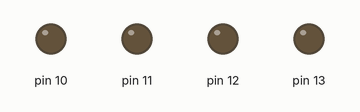
This sketch was run on a simulated Arduino Uno, built with avr-gcc and run on an emulated ATmega328P. Parts: output pins drawn as LEDs (lit = HIGH).

Above: at 2.1 s.
At 7.07 s:
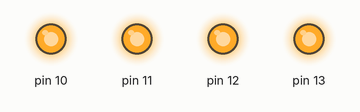
Timing chart, 0 to 7.4 s (numbered marks = the images above):
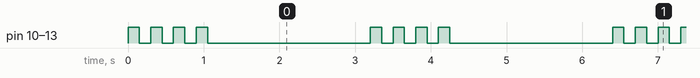

Measured:
- by itself, pin 10–13: repeats every 3.2 s: 3 × (LOW 0.15 s, HIGH 0.15 s), LOW 2.2 s, HIGH 0.15 s
- by itself, everything shown: repeats every 3.2 s, in 8 steps

The sketch:

Post-lab_5.ino
```cpp
/*
DGFN1131
Post-lab 5
Michael Boimistruck
Nov 28, 2017
*/

void setup() {
  for(int i = 13; i > 9; i--){
    pinMode(i, OUTPUT); // set up the 4 LEDs for outputs
  }
  Serial.begin(9600);
}

void loop() {
  for(int i = 0; i < 4; i++){ // make each cycle 4 blinks
      for(int i = 10; i < 14; i++){
        digitalWrite(i, HIGH);
      }
    delay(150); // turn all 4 LEDs on, then wait 0.15 seconds
      for(int i = 10; i < 14; i++){
          digitalWrite(i, LOW);
      }
      delay(150); // turn all 4 LEDS off, then wait 0.15 seconds
    }
  delay(2000); // wait 2 seconds between cycles
}
```
